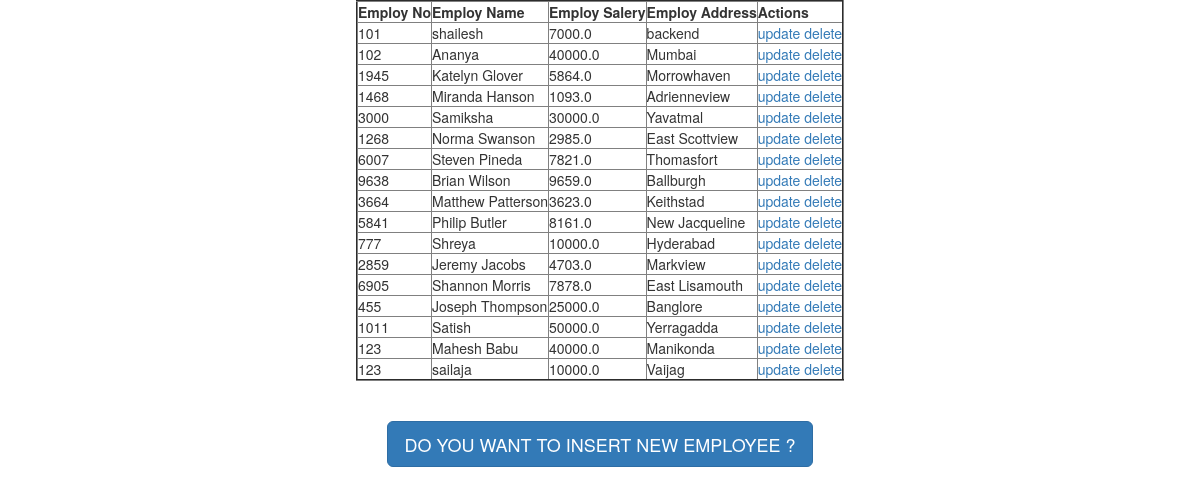
The page / on the database its author committed.
### empdetails/models.py (models this page shows)
class Employee(models.Model):
    eno=models.IntegerField()
    ename=models.CharField(max_length=50)
    esal=models.FloatField()
    eaddr=models.CharField(max_length=50)

### empdetails/views.py (the view)
# urls.py: path('',views.home_view),
def home_view(request):
    emp=Employee.objects.all()
    print(type(emp))
    return render(request,'empdetails/home.html',{'emp':emp})

### templates/empdetails/home.html
<!DOCTYPE html>
{% extends 'empdetails/base.html' %}
{% block body_block %}
<table border='2' align="center">
    <thead>
    <th>Employ No</th>
    <th>Employ Name </th>
    <th>Employ Salery </th>
    <th>Employ Address </th>
    <th>Actions</th>
    </thead>
    {% for item in emp %}
    <tr>
    <td>{{item.eno }}</td>
    <td> {{item.ename }}</td>
    <td>{{item.esal }}</td>
        <td>{{item.eaddr }}</td>
     <td><a href="/update/{{item.id}}"> update</a> <a href="/delete/{{item.id}}"> delete</a></td>
    </tr>
    {% endfor %}
</table>
<br><br>
<div align="center">
    <a href="/insert" class="btn btn-primary btn-lg">DO YOU WANT TO INSERT NEW EMPLOYEE ? </a>
</div>
    {% endblock body_block %}

### templates/empdetails/base.html (shortened to what this page needs)
<!DOCTYPE html>
<html lang="en">
<head>
<link rel="stylesheet" href="https://maxcdn.bootstrapcdn.com/bootstrap/3.3.7/css/bootstrap.min.css">
</head>
<body>
{% block body_block%}
{% endblock %}
</body>
</html>

### rows shown on the page
Employee: eno "101", ename "shailesh", esal "7000.0", eaddr "backend"
Employee: eno "102", ename "Ananya", esal "40000.0", eaddr "Mumbai"
Employee: eno "1945", ename "Katelyn Glover", esal "5864.0", eaddr "Morrowhaven"
Employee: eno "1468", ename "Miranda Hanson", esal "1093.0", eaddr "Adrienneview"
Employee: eno "3000", ename "Samiksha", esal "30000.0", eaddr "Yavatmal"
Employee: eno "1268", ename "Norma Swanson", esal "2985.0", eaddr "East Scottview"
Employee: eno "6007", ename "Steven Pineda", esal "7821.0", eaddr "Thomasfort"
Employee: eno "9638", ename "Brian Wilson", esal "9659.0", eaddr "Ballburgh"
Employee: eno "3664", ename "Matthew Patterson", esal "3623.0", eaddr "Keithstad"
Employee: eno "5841", ename "Philip Butler", esal "8161.0", eaddr "New Jacqueline"
Employee: eno "777", ename "Shreya", esal "10000.0", eaddr "Hyderabad"
Employee: eno "2859", ename "Jeremy Jacobs", esal "4703.0", eaddr "Markview"
Employee: eno "6905", ename "Shannon Morris", esal "7878.0", eaddr "East Lisamouth"
Employee: eno "455", ename "Joseph Thompson", esal "25000.0", eaddr "Banglore"
Employee: eno "1011", ename "Satish", esal "50000.0", eaddr "Yerragadda"
Employee: eno "123", ename "Mahesh Babu", esal "40000.0", eaddr "Manikonda"
Employee: eno "123", ename "sailaja", esal "10000.0", eaddr "Vaijag"
